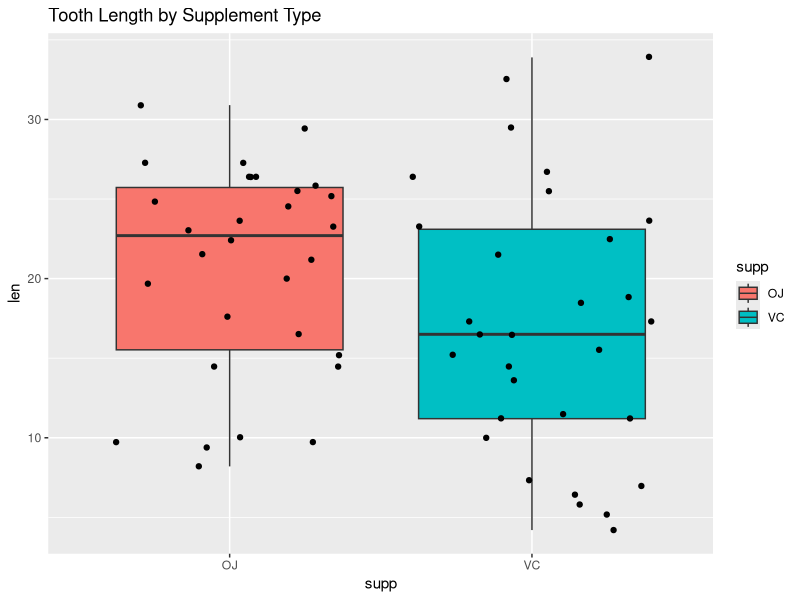
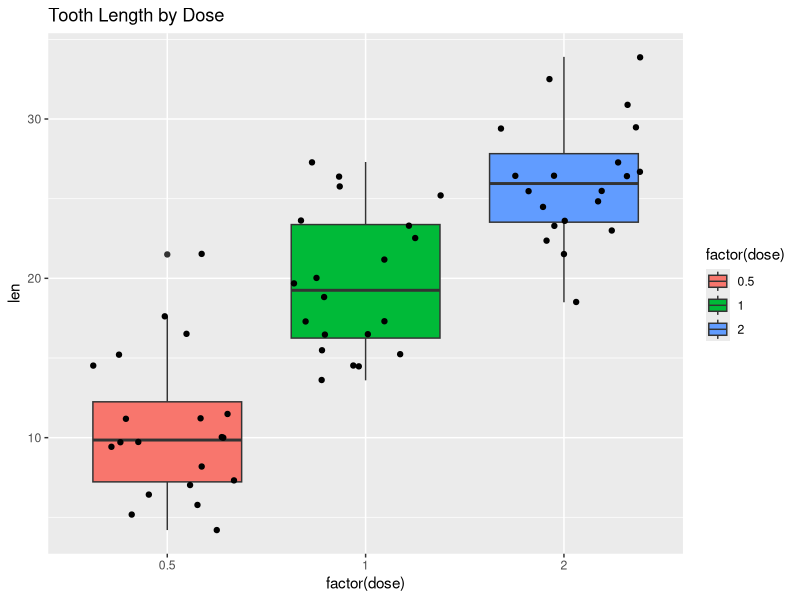
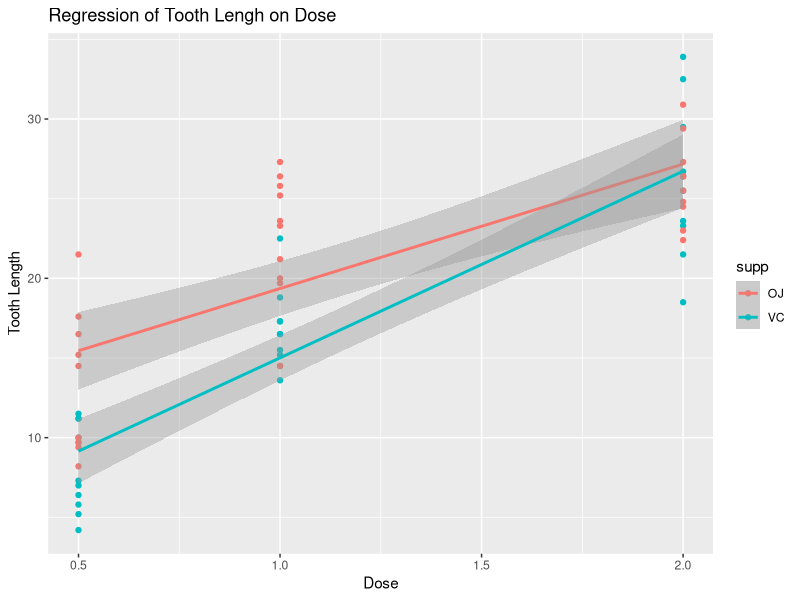
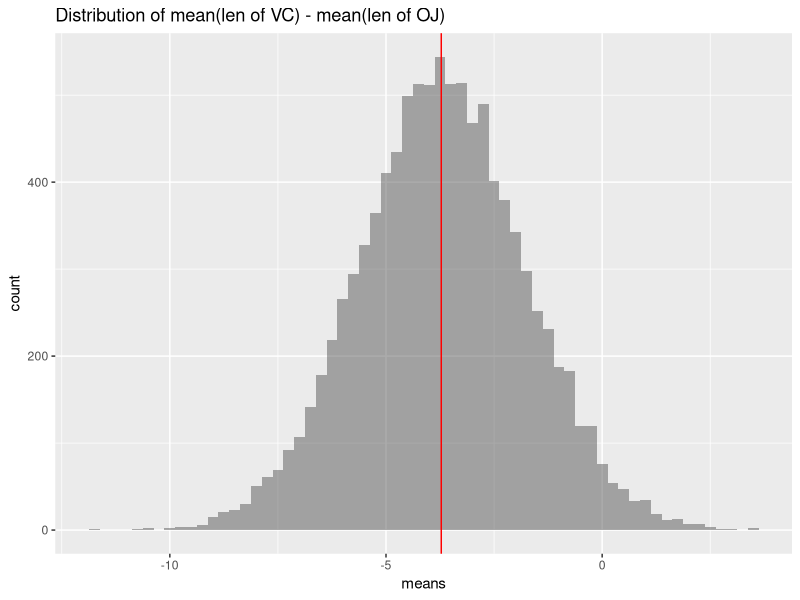

The R source for these figures, in order:
## ---- chunk 1
# Load library and data
library(ggplot2)
data(ToothGrowth)
tg <- ToothGrowth
# Fix the seed for reproducibility
set.seed(344344)
## ---- chunk 2
# Box plot of len against supp
ggplot(data = tg, aes(x = supp, y = len)) +
  geom_boxplot(aes(fill = supp)) +
  geom_jitter() +
  ggtitle("Tooth Length by Supplement Type")
## ---- chunk 3
# Box plot of len against dose
ggplot(data = tg, aes(x = factor(dose), y = len)) +
  geom_boxplot(aes(fill = factor(dose))) +
  geom_jitter() +
  ggtitle("Tooth Length by Dose")
## ---- chunk 4
qplot(dose, len, data=tg, geom=c("point", "smooth"), 
      method="lm", formula=y~x, color=supp,
      main="Regression of Tooth Lengh on Dose", 
      xlab="Dose", ylab="Tooth Length")
## ---- chunk 5
n = dim(tg)[1]
B = 10000
means <- NULL
for (i in 1:B) {
  # Sample with replacement
  ri <- sample.int(n, n, replace = T)
  t <- tg[ri, ]
  # Compute the difference of the mean values
  means <- c(means, mean(t[t[, "supp"] == "VC", "len"]) - mean(t[t[, "supp"] == "OJ", "len"]))
}
ggplot() +
  geom_histogram(aes(x = means), alpha = 0.5, binwidth = 0.25) +
  geom_vline(aes(xintercept = median(means)), color = "red") +
  ggtitle("Distribution of mean(len of VC) - mean(len of OJ)")
# Compute the median
median(means)
## ---- chunk 6
# Compute the weight of mean >= 0
sum(means >= 0) / B
## ---- chunk 7
t05 <- tg[tg$dose == 0.5, "len"]
t1 <- tg[tg$dose == 1, "len"]
t2 <- tg[tg$dose == 2, "len"]
## ---- chunk 8
# Compare dose = 0.5 and 1
t.test(t05, t1, alternative = "less")
## ---- chunk 9
# Compare dose = 1 and 2
t.test(t1, t2, alternative = "less")
## ---- chunk 10
# Compare dose = 0.5 and 2
t.test(t05, t2, alternative = "less")
